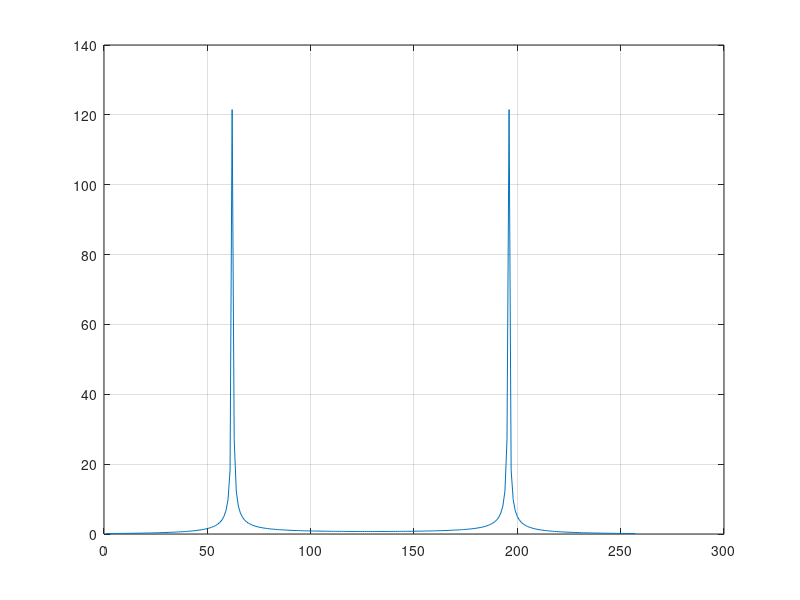
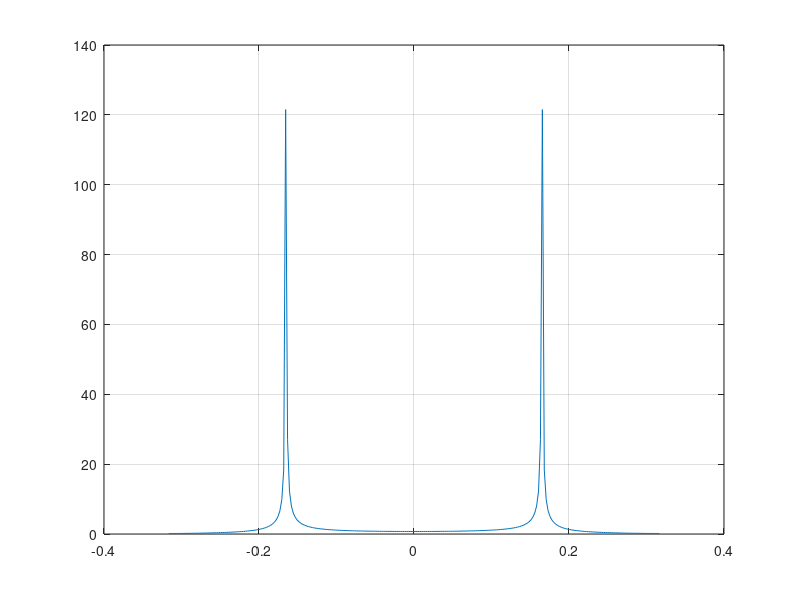

These figures' MATLAB source, in order:
%stdft
    %short time dft for sine with frequency change
    %8/19/16
 clear all
ind1=[1:425]; ind2=[426:1024]; N=100;
x=[sin(26*2*(pi/N)*ind1),sin(17*2*(pi/N)*ind2)];
%figure(1), plot(x(300:500),'*k:')
xx=fft(x);
%figure(2), plot(fftshift(abs(xx))), grid
xx1=fft(x(100:356)); figure(3), plot(fftshift(abs(xx1))), grid
%xx2=fft(x(200:456)); figure(4), plot(fftshift(abs(xx2))), grid
%xx3=fft(x(300:556)); figure(5), plot(fftshift(abs(xx3))), grid
%xx4=fft(x(400:656)); figure(6), plot(fftshift(abs(xx4))), grid
%xx5=fft(x(500:756)); figure(7), plot(fftshift(abs(xx5))), grid
xax=[(-128:128)/257*(26*2*3.14/257)];%http://www.ilovematlab.cn/thread-38878-1-1.html
figure(6), plot(xax,fftshift(abs(xx1))), grid

